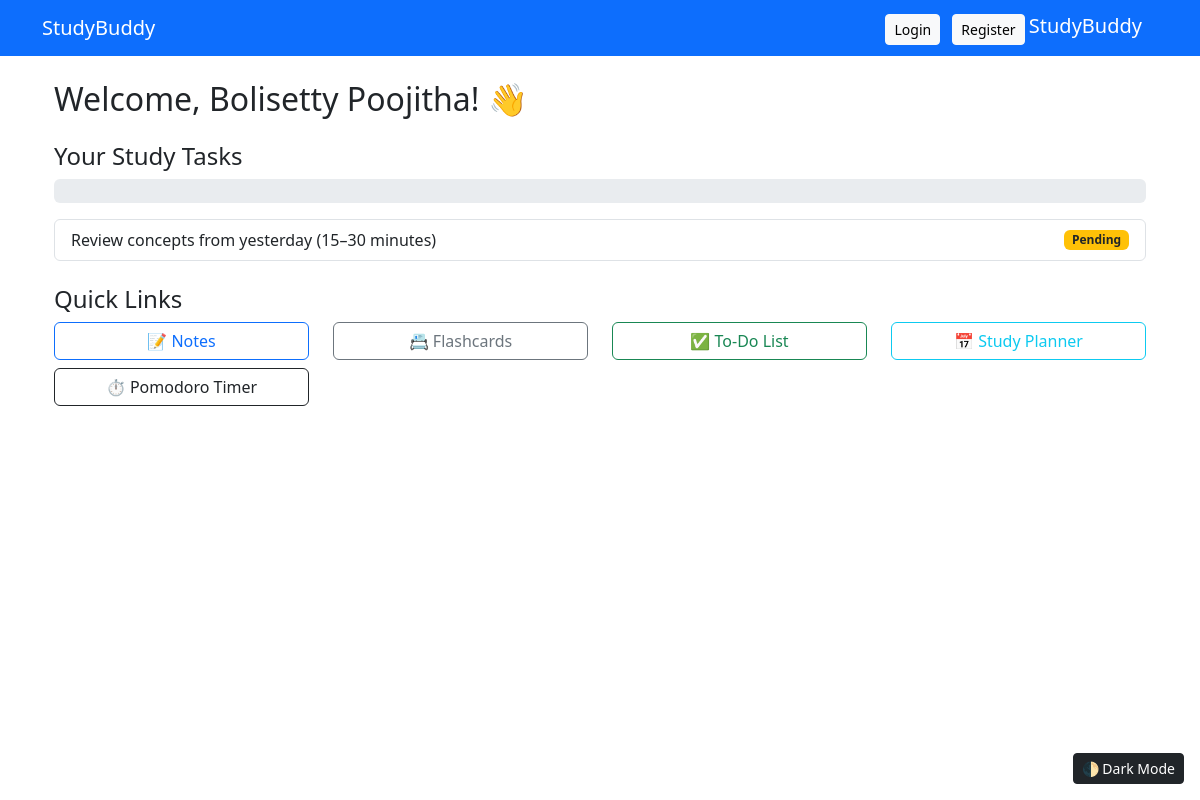
The page /dashboard (signed in) on the database its author committed.
### app/models.py (models this page shows)
class User(db.Model, UserMixin):
    id = db.Column(db.Integer, primary_key=True)
    name = db.Column(db.String(100))
    email = db.Column(db.String(150), unique=True, nullable=False)
    password = db.Column(db.String(200), nullable=False)

class Task(db.Model):
    id = db.Column(db.Integer, primary_key=True)
    description = db.Column(db.String(200))
    completed = db.Column(db.Boolean, default=False)
    user_id = db.Column(db.Integer, db.ForeignKey('user.id'))

### app/routes/dashboard.py (the view)
@dashboard.route("/dashboard")
@login_required
def dashboard_home():
    user_tasks = Task.query.filter_by(user_id=current_user.id).all()
    total = len(user_tasks)
    done = sum(task.completed for task in user_tasks)
    progress = int((done / total) * 100) if total else 0
    return render_template(
        "dashboard.html",
        name=current_user.name,
        tasks=user_tasks,
        progress=progress
    )

### app/templates/dashboard.html (shortened to what this page needs)
{% extends "base.html" %}
{% block content %}
<div class="container">
  <h2 class="mb-4">Welcome, {{ name }}! 👋</h2>
  <h4>Your Study Tasks</h4>
  <div class="progress mb-3" style="height: 24px;">
  </div>
  {% if tasks %}
    <ul class="list-group mb-4">
      {% for task in tasks %}
        <li class="list-group-item d-flex justify-content-between align-items-center">
          {{ task.description }}
          {% if task.completed %}
            <span class="badge bg-success">Done</span>
          {% else %}
            <span class="badge bg-warning text-dark">Pending</span>
          {% endif %}
        </li>
      {% endfor %}
    </ul>
  {% else %}
    <p>No tasks added yet.</p>
  {% endif %}
  <div class="row mt-4">
    <h4>Quick Links</h4>
    <div class="col-md-3">
      <a href="/notes" class="btn btn-outline-primary w-100 mb-2">📝 Notes</a>
    </div>
    <div class="col-md-3">
      <a href="/flashcards" class="btn btn-outline-secondary w-100 mb-2">📇 Flashcards</a>
    </div>
    <div class="col-md-3">
      <a href="/todo" class="btn btn-outline-success w-100 mb-2">✅ To-Do List</a>
    </div>
    <div class="col-md-3">
      <a href="/planner" class="btn btn-outline-info w-100 mb-2">📅 Study Planner</a>
    </div>
    <div class="col-md-3">
      <a href="/timer" class="btn btn-outline-dark w-100 mb-2">⏱️ Pomodoro Timer</a>
    </div>
  </div>
</div>
{% endblock %}

### app/templates/base.html (shortened to what this page needs)
<!DOCTYPE html>
<html lang="en">
<head>
  <link href="https://cdn.jsdelivr.net/npm/bootstrap@5.3.0/dist/css/bootstrap.min.css" rel="stylesheet">
</head>
<body>
  <nav class="navbar navbar-expand-lg navbar-dark bg-primary">
    <div class="container">
      <a class="navbar-brand" href="/">StudyBuddy</a>
      <div>
        <a href="/login" class="btn btn-light btn-sm me-2">Login</a>
        <a href="/register" class="btn btn-light btn-sm">Register</a>
        <a class="navbar-brand" href="/">StudyBuddy</a>
      </div>
    </div>
    <div class="position-fixed bottom-0 end-0 p-3">
  <button onclick="toggleDarkMode()" class="btn btn-sm btn-dark">🌓 Dark Mode</button>
</div>
  </nav>
  <div class="container mt-4">
    {% block content %}{% endblock %}
  </div>
</body>
</html>

### rows shown on the page
User: name "Bolisetty Poojitha"
Task: description "Review concepts from yesterday (15–30 minutes)", completed "Pending"
